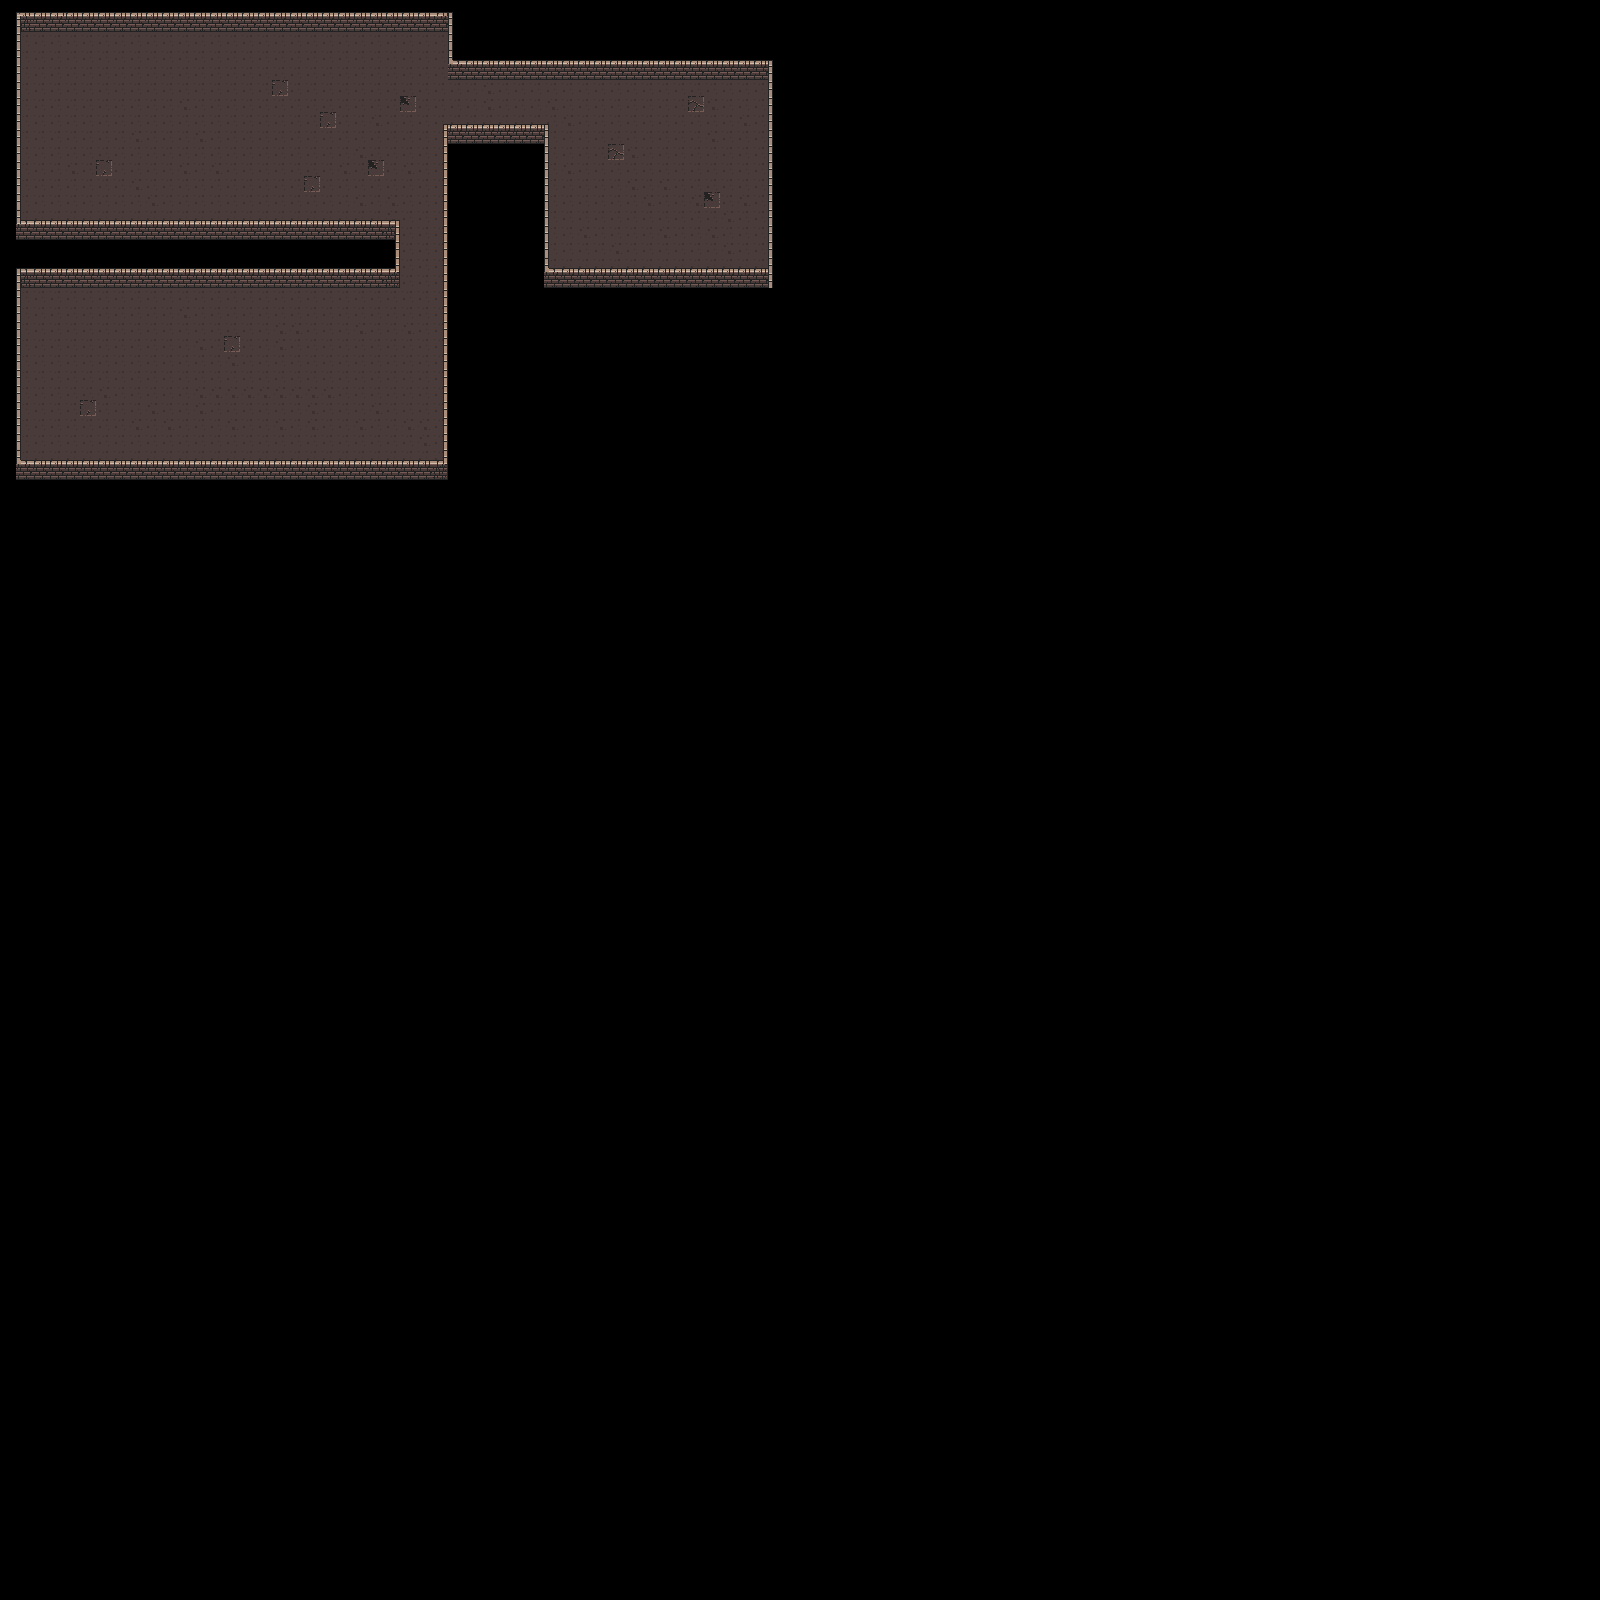

Below is a game level as drawn by its tile map, then a one-line description and the .tmx that defines it (tile-layer data replaced by summaries):
An orthogonal 100x100 tile map with 16x16 px tiles, 2 tile layers (Ground, Walls).

<map version="1.4" tiledversion="1.4.1" orientation="orthogonal" renderorder="right-down" width="100" height="100" tilewidth="16" tileheight="16" infinite="0" nextlayerid="6" nextobjectid="17">
 <editorsettings>
  <export target="public/images/dungeons/dungeon-01.json" format="json" />
 </editorsettings>
 <tileset firstgid="1" name="dungeon" tilewidth="16" tileheight="16" tilecount="160" columns="10">
  <image source="../public/images/dungeon/dungeon_tiles.png" width="160" height="256" />
  <tile id="0">
   <properties>
    <property name="collides" type="bool" value="false" />
   </properties>
  </tile>
  <tile id="1">
   <properties>
    <property name="collides" type="bool" value="false" />
   </properties>
  </tile>
  <tile id="2">
   <properties>
    <property name="collides" type="bool" value="false" />
   </properties>
  </tile>
  <tile id="3">
   <properties>
    <property name="collides" type="bool" value="false" />
   </properties>
  </tile>
  <tile id="4">
   <properties>
    <property name="collides" type="bool" value="false" />
   </properties>
  </tile>
  <tile id="5">
   <properties>
    <property name="collides" type="bool" value="false" />
   </properties>
  </tile>
  <tile id="6">
   <properties>
    <property name="collides" type="bool" value="false" />
   </properties>
  </tile>
  <tile id="7">
   <properties>
    <property name="collides" type="bool" value="false" />
   </properties>
  </tile>
  <tile id="8">
   <properties>
    <property name="collides" type="bool" value="false" />
   </properties>
  </tile>
  <tile id="10">
   <properties>
    <property name="collides" type="bool" value="false" />
   </properties>
  </tile>
  <tile id="11">
   <properties>
    <property name="collides" type="bool" value="true" />
   </properties>
  </tile>
  <tile id="12">
   <properties>
    <property name="collides" type="bool" value="true" />
   </properties>
  </tile>
  <tile id="13">
   <properties>
    <property name="collides" type="bool" value="true" />
   </properties>
  </tile>
  <tile id="14">
   <properties>
    <property name="collides" type="bool" value="false" />
   </properties>
  </tile>
  <tile id="15">
   <properties>
    <property name="collides" type="bool" value="false" />
   </properties>
  </tile>
  <tile id="16">
   <properties>
    <property name="collides" type="bool" value="false" />
   </properties>
  </tile>
  <tile id="17">
   <properties>
    <property name="collides" type="bool" value="false" />
   </properties>
  </tile>
  <tile id="18">
   <properties>
    <property name="collides" type="bool" value="false" />
   </properties>
  </tile>
  <tile id="20">
   <properties>
    <property name="collides" type="bool" value="false" />
   </properties>
  </tile>
  <tile id="21">
   <properties>
    <property name="collides" type="bool" value="false" />
   </properties>
  </tile>
  <tile id="22">
   <properties>
    <property name="collides" type="bool" value="false" />
   </properties>
  </tile>
  <tile id="23">
   <properties>
    <property name="collides" type="bool" value="false" />
   </properties>
  </tile>
  <tile id="24">
   <properties>
    <property name="collides" type="bool" value="false" />
   </properties>
  </tile>
  <tile id="25">
   <properties>
    <property name="collides" type="bool" value="false" />
   </properties>
  </tile>
  <tile id="26">
   <properties>
    <property name="collides" type="bool" value="false" />
   </properties>
  </tile>
  <tile id="27">
   <properties>
    <property name="collides" type="bool" value="false" />
   </properties>
  </tile>
  <tile id="28">
   <properties>
    <property name="collides" type="bool" value="false" />
   </properties>
  </tile>
  <tile id="30">
   <properties>
    <property name="collides" type="bool" value="false" />
   </properties>
  </tile>
  <tile id="31">
   <properties>
    <property name="collides" type="bool" value="false" />
   </properties>
  </tile>
  <tile id="32">
   <properties>
    <property name="collides" type="bool" value="false" />
   </properties>
  </tile>
  <tile id="33">
   <properties>
    <property name="collides" type="bool" value="false" />
   </properties>
  </tile>
  <tile id="34">
   <properties>
    <property name="collides" type="bool" value="false" />
   </properties>
  </tile>
  <tile id="35">
   <properties>
    <property name="collides" type="bool" value="false" />
   </properties>
  </tile>
  <tile id="36">
   <properties>
    <property name="collides" type="bool" value="false" />
   </properties>
  </tile>
  <tile id="37">
   <properties>
    <property name="collides" type="bool" value="false" />
   </properties>
  </tile>
  <tile id="38">
   <properties>
    <property name="collides" type="bool" value="false" />
   </properties>
  </tile>
  <tile id="40">
   <properties>
    <property name="collides" type="bool" value="false" />
   </properties>
  </tile>
  <tile id="41">
   <properties>
    <property name="collides" type="bool" value="false" />
   </properties>
  </tile>
  <tile id="42">
   <properties>
    <property name="collides" type="bool" value="false" />
   </properties>
  </tile>
  <tile id="43">
   <properties>
    <property name="collides" type="bool" value="false" />
   </properties>
  </tile>
  <tile id="44">
   <properties>
    <property name="collides" type="bool" value="false" />
   </properties>
  </tile>
  <tile id="45">
   <properties>
    <property name="collides" type="bool" value="false" />
   </properties>
  </tile>
  <tile id="46">
   <properties>
    <property name="collides" type="bool" value="false" />
   </properties>
  </tile>
  <tile id="47">
   <properties>
    <property name="collides" type="bool" value="false" />
   </properties>
  </tile>
  <tile id="48">
   <properties>
    <property name="collides" type="bool" value="false" />
   </properties>
  </tile>
  <tile id="50">
   <properties>
    <property name="collides" type="bool" value="false" />
   </properties>
  </tile>
  <tile id="51">
   <properties>
    <property name="collides" type="bool" value="false" />
   </properties>
  </tile>
  <tile id="52">
   <properties>
    <property name="collides" type="bool" value="false" />
   </properties>
  </tile>
  <tile id="53">
   <properties>
    <property name="collides" type="bool" value="false" />
   </properties>
  </tile>
  <tile id="54">
   <properties>
    <property name="collides" type="bool" value="false" />
   </properties>
  </tile>
  <tile id="55">
   <properties>
    <property name="collides" type="bool" value="false" />
   </properties>
  </tile>
  <tile id="56">
   <properties>
    <property name="collides" type="bool" value="false" />
   </properties>
  </tile>
  <tile id="57">
   <properties>
    <property name="collides" type="bool" value="false" />
   </properties>
  </tile>
  <tile id="58">
   <properties>
    <property name="collides" type="bool" value="false" />
   </properties>
  </tile>
  <tile id="60">
   <properties>
    <property name="collides" type="bool" value="false" />
   </properties>
  </tile>
  <tile id="61">
   <properties>
    <property name="collides" type="bool" value="false" />
   </properties>
  </tile>
  <tile id="62">
   <properties>
    <property name="collides" type="bool" value="false" />
   </properties>
  </tile>
  <tile id="63">
   <properties>
    <property name="collides" type="bool" value="false" />
   </properties>
  </tile>
  <tile id="64">
   <properties>
    <property name="collides" type="bool" value="false" />
   </properties>
  </tile>
  <tile id="65">
   <properties>
    <property name="collides" type="bool" value="false" />
   </properties>
  </tile>
  <tile id="66">
   <properties>
    <property name="collides" type="bool" value="false" />
   </properties>
  </tile>
  <tile id="67">
   <properties>
    <property name="collides" type="bool" value="false" />
   </properties>
  </tile>
  <tile id="68">
   <properties>
    <property name="collides" type="bool" value="false" />
   </properties>
  </tile>
  <tile id="70">
   <properties>
    <property name="collides" type="bool" value="true" />
   </properties>
  </tile>
  <tile id="71">
   <properties>
    <property name="collides" type="bool" value="true" />
   </properties>
  </tile>
  <tile id="72">
   <properties>
    <property name="collides" type="bool" value="true" />
   </properties>
  </tile>
  <tile id="73">
   <properties>
    <property name="collides" type="bool" value="true" />
   </properties>
  </tile>
  <tile id="74">
   <properties>
    <property name="collides" type="bool" value="false" />
   </properties>
  </tile>
  <tile id="75">
   <properties>
    <property name="collides" type="bool" value="false" />
   </properties>
  </tile>
  <tile id="76">
   <properties>
    <property name="collides" type="bool" value="false" />
   </properties>
  </tile>
  <tile id="77">
   <properties>
    <property name="collides" type="bool" value="false" />
   </properties>
  </tile>
  <tile id="78">
   <properties>
    <property name="collides" type="bool" value="false" />
   </properties>
  </tile>
  <tile id="80">
   <properties>
    <property name="collides" type="bool" value="true" />
   </properties>
  </tile>
  <tile id="81">
   <properties>
    <property name="collides" type="bool" value="true" />
   </properties>
  </tile>
  <tile id="82">
   <properties>
    <property name="collides" type="bool" value="true" />
   </properties>
  </tile>
  <tile id="83">
   <properties>
    <property name="collides" type="bool" value="true" />
   </properties>
  </tile>
  <tile id="84">
   <properties>
    <property name="collides" type="bool" value="true" />
   </properties>
  </tile>
  <tile id="85">
   <properties>
    <property name="collides" type="bool" value="true" />
   </properties>
  </tile>
  <tile id="86">
   <properties>
    <property name="collides" type="bool" value="false" />
   </properties>
  </tile>
  <tile id="87">
   <properties>
    <property name="collides" type="bool" value="false" />
   </properties>
  </tile>
  <tile id="88">
   <properties>
    <property name="collides" type="bool" value="false" />
   </properties>
  </tile>
  <tile id="90">
   <properties>
    <property name="collides" type="bool" value="true" />
   </properties>
  </tile>
  <tile id="91">
   <properties>
    <property name="collides" type="bool" value="true" />
   </properties>
  </tile>
  <tile id="92">
   <properties>
    <property name="collides" type="bool" value="false" />
   </properties>
  </tile>
  <tile id="93">
   <properties>
    <property name="collides" type="bool" value="true" />
   </properties>
  </tile>
  <tile id="94">
   <properties>
    <property name="collides" type="bool" value="true" />
   </properties>
  </tile>
  <tile id="95">
   <properties>
    <property name="collides" type="bool" value="true" />
   </properties>
  </tile>
  <tile id="96">
   <properties>
    <property name="collides" type="bool" value="false" />
   </properties>
  </tile>
  <tile id="97">
   <properties>
    <property name="collides" type="bool" value="false" />
   </properties>
  </tile>
  <tile id="98">
   <properties>
    <property name="collides" type="bool" value="false" />
   </properties>
  </tile>
  <tile id="100">
   <properties>
    <property name="collides" type="bool" value="false" />
   </properties>
  </tile>
  <tile id="101">
   <properties>
    <property name="collides" type="bool" value="false" />
   </properties>
  </tile>
  <tile id="102">
   <properties>
    <property name="collides" type="bool" value="true" />
   </properties>
  </tile>
  <tile id="103">
   <properties>
    <property name="collides" type="bool" value="true" />
   </properties>
  </tile>
  <tile id="104">
   <properties>
    <property name="collides" type="bool" value="false" />
   </properties>
  </tile>
  <tile id="105">
   <properties>
    <property name="collides" type="bool" value="false" />
   </properties>
  </tile>
  <tile id="106">
   <properties>
    <property name="collides" type="bool" value="false" />
   </properties>
  </tile>
  <tile id="107">
   <properties>
    <property name="collides" type="bool" value="false" />
   </properties>
  </tile>
  <tile id="108">
   <properties>
    <property name="collides" type="bool" value="false" />
   </properties>
  </tile>
  <tile id="110">
   <properties>
    <property name="collides" type="bool" value="false" />
   </properties>
  </tile>
  <tile id="111">
   <properties>
    <property name="collides" type="bool" value="false" />
   </properties>
  </tile>
  <tile id="112">
   <properties>
    <property name="collides" type="bool" value="false" />
   </properties>
  </tile>
  <tile id="113">
   <properties>
    <property name="collides" type="bool" value="false" />
   </properties>
  </tile>
  <tile id="114">
   <properties>
    <property name="collides" type="bool" value="false" />
   </properties>
  </tile>
  <tile id="115">
   <properties>
    <property name="collides" type="bool" value="false" />
   </properties>
  </tile>
  <tile id="116">
   <properties>
    <property name="collides" type="bool" value="false" />
   </properties>
  </tile>
  <tile id="117">
   <properties>
    <property name="collides" type="bool" value="false" />
   </properties>
  </tile>
  <tile id="118">
   <properties>
    <property name="collides" type="bool" value="false" />
   </properties>
  </tile>
  <tile id="120">
   <properties>
    <property name="collides" type="bool" value="false" />
   </properties>
  </tile>
  <tile id="121">
   <properties>
    <property name="collides" type="bool" value="false" />
   </properties>
  </tile>
  <tile id="122">
   <properties>
    <property name="collides" type="bool" value="false" />
   </properties>
  </tile>
  <tile id="123">
   <properties>
    <property name="collides" type="bool" value="false" />
   </properties>
  </tile>
  <tile id="124">
   <properties>
    <property name="collides" type="bool" value="false" />
   </properties>
  </tile>
  <tile id="125">
   <properties>
    <property name="collides" type="bool" value="false" />
   </properties>
  </tile>
  <tile id="126">
   <properties>
    <property name="collides" type="bool" value="false" />
   </properties>
  </tile>
  <tile id="127">
   <properties>
    <property name="collides" type="bool" value="false" />
   </properties>
  </tile>
  <tile id="128">
   <properties>
    <property name="collides" type="bool" value="false" />
   </properties>
  </tile>
  <tile id="130">
   <properties>
    <property name="collides" type="bool" value="false" />
   </properties>
  </tile>
  <tile id="131">
   <properties>
    <property name="collides" type="bool" value="false" />
   </properties>
  </tile>
  <tile id="132">
   <properties>
    <property name="collides" type="bool" value="false" />
   </properties>
  </tile>
  <tile id="133">
   <properties>
    <property name="collides" type="bool" value="false" />
   </properties>
  </tile>
  <tile id="134">
   <properties>
    <property name="collides" type="bool" value="false" />
   </properties>
  </tile>
  <tile id="135">
   <properties>
    <property name="collides" type="bool" value="false" />
   </properties>
  </tile>
  <tile id="136">
   <properties>
    <property name="collides" type="bool" value="false" />
   </properties>
  </tile>
  <tile id="137">
   <properties>
    <property name="collides" type="bool" value="false" />
   </properties>
  </tile>
  <tile id="138">
   <properties>
    <property name="collides" type="bool" value="false" />
   </properties>
  </tile>
  <tile id="140">
   <properties>
    <property name="collides" type="bool" value="false" />
   </properties>
  </tile>
  <tile id="141">
   <properties>
    <property name="collides" type="bool" value="false" />
   </properties>
  </tile>
  <tile id="142">
   <properties>
    <property name="collides" type="bool" value="false" />
   </properties>
  </tile>
  <tile id="143">
   <properties>
    <property name="collides" type="bool" value="false" />
   </properties>
  </tile>
  <tile id="144">
   <properties>
    <property name="collides" type="bool" value="false" />
   </properties>
  </tile>
  <tile id="145">
   <properties>
    <property name="collides" type="bool" value="false" />
   </properties>
  </tile>
  <tile id="146">
   <properties>
    <property name="collides" type="bool" value="false" />
   </properties>
  </tile>
  <tile id="147">
   <properties>
    <property name="collides" type="bool" value="false" />
   </properties>
  </tile>
  <tile id="148">
   <properties>
    <property name="collides" type="bool" value="false" />
   </properties>
  </tile>
  <tile id="150">
   <properties>
    <property name="collides" type="bool" value="false" />
   </properties>
  </tile>
  <tile id="151">
   <properties>
    <property name="collides" type="bool" value="false" />
   </properties>
  </tile>
  <tile id="152">
   <properties>
    <property name="collides" type="bool" value="false" />
   </properties>
  </tile>
  <tile id="153">
   <properties>
    <property name="collides" type="bool" value="false" />
   </properties>
  </tile>
  <tile id="154">
   <properties>
    <property name="collides" type="bool" value="false" />
   </properties>
  </tile>
  <tile id="155">
   <properties>
    <property name="collides" type="bool" value="false" />
   </properties>
  </tile>
  <tile id="156">
   <properties>
    <property name="collides" type="bool" value="false" />
   </properties>
  </tile>
  <tile id="157">
   <properties>
    <property name="collides" type="bool" value="false" />
   </properties>
  </tile>
  <tile id="158">
   <properties>
    <property name="collides" type="bool" value="false" />
   </properties>
  </tile>
 </tileset>
 <layer id="2" name="Ground" width="100" height="100">
  <data>[10000 cells, 820 non-empty, 5 distinct tile ids]</data>
 </layer>
 <layer id="1" name="Walls" width="100" height="100">
  <data>[10000 cells, 355 non-empty, 17 distinct tile ids]</data>
 </layer>
</map>
